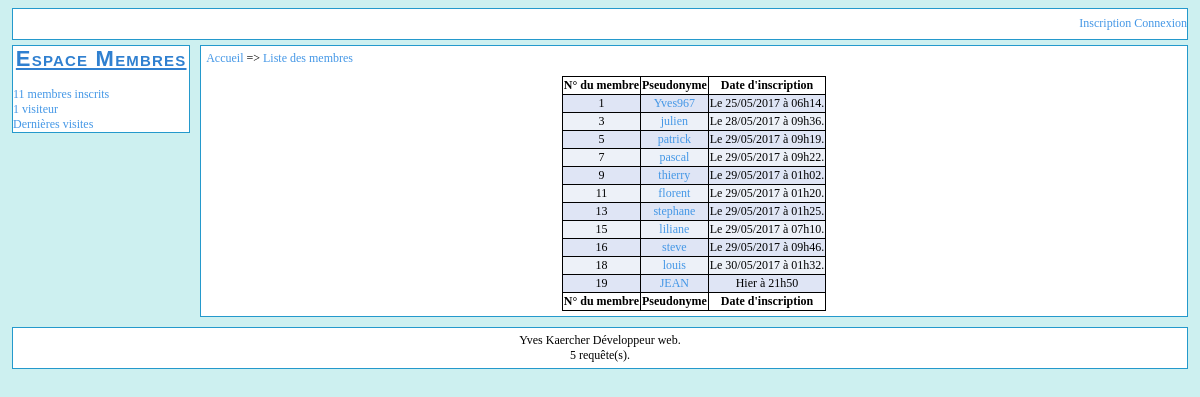
Screenshot of /stats.php?see=nb_membres with the database file from the repository.
### tables this page shows
CREATE TABLE `membres` (
  `membre_id` int(11) NOT NULL,
  `membre_pseudo` varchar(32) NOT NULL,
  `membre_mdp` varchar(40) NOT NULL,
  `membre_mail` varchar(100) NOT NULL,
  `membre_inscription` bigint(20) NOT NULL,
  `membre_naissance` varchar(11) NOT NULL,
  `membre_msn` varchar(255) NOT NULL,
  `membre_yahoo` varchar(255) NOT NULL,
  `membre_aim` varchar(255) NOT NULL,
  `membre_localisation` varchar(255) NOT NULL,
  `membre_profession` varchar(255) NOT NULL,
  `membre_avatar` varchar(255) NOT NULL,
  `membre_biographie` text NOT NULL,
  `membre_signature` text NOT NULL,
  `membre_derniere_visite` bigint(20) NOT NULL,
  `membre_banni` int(11) NOT NULL DEFAULT '0'
);

### includes/fonctions.php (called while the page is built, shortened)
<?php
function sqlquery($requete, $number)
{
	$query = mysql_query($requete) or exit('Erreur SQL : '.mysql_error().' Ligne : '. __LINE__ .'.');
	if($number == 1)
	{
		$query1 = mysql_fetch_assoc($query);
		return $query1;
	}
	else if($number == 2)
	{
		while($query1 = mysql_fetch_assoc($query))
		{
			$query2[] = $query1;
		}
		return $query2;
	}
	else
	{
		exit('Argument de sqlquery non renseigné ou incorrect.');
	}
}
function queries($num = 1)
{
	global $queries;
	$queries = $queries + intval($num);
}
?>

### includes/config.php (called while the page is built, shortened)
<?php
$queries = 0;
?>

### stats/nb_membres.php (the view, shortened to what this page needs)
<?php
include('includes/haut.php');
?>
                <div id="colonne_gauche">
                <?php
                include('includes/colg.php');
                ?>
                </div>
                <div id="contenu">
                        <div id="map">
                                <a href="index.php">Accueil</a> => <a href="stats.php?see=nb_membres">Liste des membres</a>
                        </div>
<?php
                $membre_query = sqlquery("SELECT membre_id, membre_pseudo, membre_inscription
                FROM membres
                ORDER BY membre_id ASC", 2);
                $i = 0;
?>
                        <div class="membre_liste">
                                <table>
                                        <thead>
                                                <th>N° du membre</th>
                                                <th>Pseudonyme</th>
                                                <th>Date d'inscription</th>
                                        </thead>
                                        <tfoot>
                                                <th>N° du membre</th>
                                                <th>Pseudonyme</th>
                                                <th>Date d'inscription</th>
                                        </tfoot>
                        <tbody>
                <?php
                while(isset($membre_query[$i]))
                {
                        echo '<tr class="ligne_'.($i%2).'">
                        <td>'.$membre_query[$i]['membre_id'].'</td>
                        <td><a href="membres/user.php?id='.$membre_query[$i]['membre_id'].'">'.htmlspecialchars($membre_query[$i]['membre_pseudo'], ENT_QUOTES).'</a></td>
                        <td>'.mepd($membre_query[$i]['membre_inscription']).'</td>
                        </tr>
                        ';
                        $i++;
                }
                ?>
                                        </tbody>
                                </table>
                        </div>
                </div>

### stats.php (shortened to what this page needs)
<?php
include('includes/config.php');
include('includes/fonctions.php');
if($_GET['see'] == '' || !isset($_GET['see']))
{
        include('stats/index.php');
}
else
{
        if(strpos($_GET['see'], '.') !== FALSE || strpos($_GET['see'], ':') !== FALSE || strpos($_GET['see'], 'http') !== FALSE)
        {
                include('stats/index.php');
        }
        else if(file_exists('stats/'.$_GET['see'].'.php'))
        {
                include('stats/'.$_GET['see'].'.php');
        }
        else
        {
                include('stats/index.php');
        }
}
include('includes/bas.php');
?>

### includes/haut.php (shortened to what this page needs)
<!DOCTYPE html PUBLIC "-//W3C//DTD XHTML 1.0 Strict//EN" "http://www.w3.org/TR/xhtml1/DTD/xhtml1-strict.dtd">
<html xmlns="http://www.w3.org/1999/xhtml" xml:lang="fr" >
	<head>
		<link rel="stylesheet" title="Design" href="<?php echo ROOTPATH; ?>/design.css" type="text/css" media="screen" />
	</head>
	<body>
		<div id="menu">
			<div id="menu_droite">
			<?php
			if(isset($_SESSION['membre_id']))
			{
			?>
				<a href="<?php echo ROOTPATH; ?>/membres/moncompte.php">Gérer mon compte</a>   <a href="<?php echo ROOTPATH; ?>/membres/deconnexion.php">Se déconnecter</a>
			<?php
			}
			else
			{
			?>
				<a href="<?php echo ROOTPATH; ?>/membres/inscription.php">Inscription</a>   <a href="<?php echo ROOTPATH; ?>/membres/connexion.php">Connexion</a>
			<?php
			}
			?>
			</div>
		</div>

### includes/colg.php (shortened to what this page needs)
        <div id="statistiques"><h1>Espace Membres</h1>
                <a href="<?php echo ROOTPATH; ?>/stats.php?see=nb_membres"><?php echo $num1 = get('nb_membres'); if($num1 <= 1) echo ' membre inscrit'; else echo ' membres inscrits'; ?></a><br/>
                <a href="<?php echo ROOTPATH; ?>/stats.php?see=connectes"><?php echo $num2 = get('connectes'); if($num2 <= 1) echo ' visiteur'; else echo ' visiteurs' ?></a><br/>
                <a href="<?php echo ROOTPATH; ?>/stats.php?see=passed">Dernières visites</a><br/>
        </div>
<?php
function get($type)
{
        if($type == 'nb_membres')
        {
                $count = sqlquery("SELECT COUNT(*) AS nbr FROM membres", 1);
                return $count['nbr'];
        }
        else if($type == 'connectes')
        {
                $count = sqlquery("SELECT COUNT(*) AS nbr FROM connectes", 1);
                return $count['nbr'];
        }
        else
        {
                return 0;
        }
}
function mepd($date)
{
        $tampon = time();
        $diff = $tampon - $date;
        $dateDay = date('d', $date);
        $tamponDay = date('d', $tampon);
        $diffDay = $tamponDay - $dateDay;
        if($diff < 60 && $diffDay == 0)
        {
                return 'Il y a '.$diff.'s';
        }
        else if($diff < 600 && $diffDay == 0)
        {
                return 'Il y a '.floor($diff/60).'m et '.floor($diff%60).'s';
        }
        else if($diff < 3600 && $diffDay == 0)
        {
                return 'Il y a '.floor($diff/60).'m';
        }
        else if($diff < 7200 && $diffDay == 0)
        {
                return 'Il y a '.floor($diff/3600).'h et '.floor(($diff%3600)/60).'m';
        }
        else if($diff < 24*3600 && $diffDay == 0)
        {
                return 'Aujourd\'hui à '.date('H\hi', $date);
        }
        else if($diff < 48*3600 && $diffDay == 1)
        {
                return 'Hier à '.date('H\hi', $date);
        }
        else
        {
                return 'Le '.date('d/m/Y', $date).' à '.date('h\hi', $date).'.';
        }
}
?>

### includes/bas.php (shortened to what this page needs)
		<div id="footer">
			Yves Kaercher Développeur web. <br/>
			<?php echo $queries; ?> requête(s).
		</div>
	</body>
</html>

### design.css (style rules this page uses)
body { background-color: #CDF0F0; width:auto; margin-left: 1%; margin-right: 1%; font-family: verdana, serif; font-size:12px }
#menu { padding-top: 7px; padding-bottom: 3px; background-color: white; width: auto; height: 20px; border: 1px solid #2499cc; }
#colonne_gauche { background-color: white; width:15%; margin-top: 5px; margin-bottom: 10px; padding:0; border: 1px solid #2499cc; float: left; }
#menu_droite { text-align: right; }
#contenu { background-color: white; margin-left: 16%; margin-bottom:10px; margin-right:0; margin-top:5px; padding:5px; width:auto; border: 1px solid #2499cc; min-height:200px; }
#footer { background-color: white; clear: both; margin:0; padding:5px; width:auto; text-align:center; border:1px solid #2499cc; }
h1 { text-align:center; text-decoration: underline; color: #3080D0; font-family:"trebuchet ms", verdana, sans-serif; letter-spacing:1.2px; font-variant:small-caps; font-weight:bold; font-size:22px; margin-top:0; }
a, a:visited { color:#4497e6; text-decoration:none; }
table { margin: auto; margin-top: 10px; border: 1px solid black; text-align: center; border-collapse: collapse; }
th { border: 1px solid black; text-align: center; }
td { border: 1px solid black; text-align: center; }
.ligne_0 { background-color: #dfe5f5; }
.ligne_1 { background-color: #edf1f8; }

### rows the page displays
membres: membre_id "1", membre_pseudo "Yves967", membre_inscription "Le 25/05/2017 à 06h14."
membres: membre_id "3", membre_pseudo "julien", membre_inscription "Le 28/05/2017 à 09h36."
membres: membre_id "5", membre_pseudo "patrick", membre_inscription "Le 29/05/2017 à 09h19."
membres: membre_id "7", membre_pseudo "pascal", membre_inscription "Le 29/05/2017 à 09h22."
membres: membre_id "9", membre_pseudo "thierry", membre_inscription "Le 29/05/2017 à 01h02."
membres: membre_id "11", membre_pseudo "florent", membre_inscription "Le 29/05/2017 à 01h20."
membres: membre_id "13", membre_pseudo "stephane", membre_inscription "Le 29/05/2017 à 01h25."
membres: membre_id "15", membre_pseudo "liliane", membre_inscription "Le 29/05/2017 à 07h10."
membres: membre_id "16", membre_pseudo "steve", membre_inscription "Le 29/05/2017 à 09h46."
membres: membre_id "18", membre_pseudo "louis", membre_inscription "Le 30/05/2017 à 01h32."
membres: membre_id "19", membre_pseudo "JEAN", membre_inscription "Hier à 21h50"

### other values shown
$num1 = get('nb_membres') "11"
$num2 = get('connectes') "1"
$queries "5"
